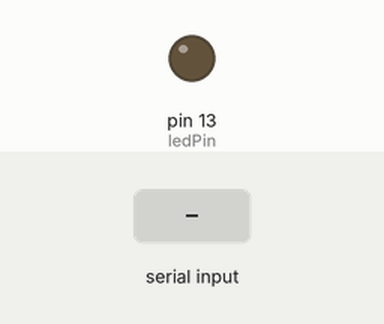
Simulated run of this sketch. Board: Arduino Uno, built with avr-gcc and run on an emulated ATmega328P. Shown: output pins drawn as LEDs (lit = HIGH). The test bench sets the inputs (shaded band).

Above: at 1.2 s.
1.3 s: "1" received over Serial
At 1.6 s:
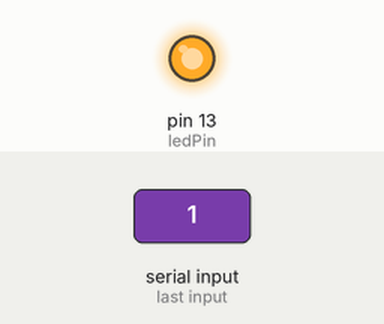
2.8 s: "0" received over Serial
At 3.9 s:
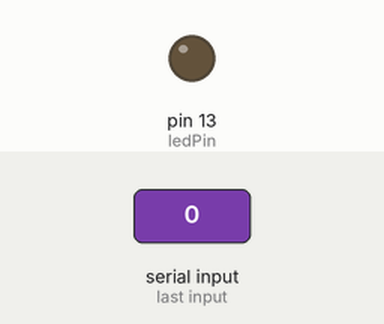
Timing chart, 0 to 5.8 s (numbered marks = the images above; inputs shaded):
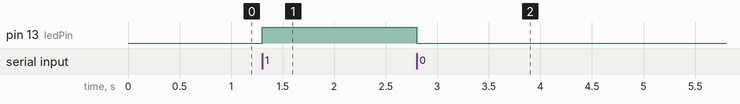

The sketch:

1.ino
```cpp
// arduino/arduino_code.ino

int ledPin = 13; // LED connected to digital pin 13

void setup() {
  pinMode(ledPin, OUTPUT); // sets the digital pin as output
  Serial.begin(9600); // opens serial port, sets data rate to 9600 bps
}

void loop() {
  if (Serial.available()) { // if data is available to read
    char command = Serial.read(); // read it and store it in 'command'
    if (command == '1') {
      digitalWrite(ledPin, HIGH); // turn the LED on
    } else if (command == '0') {
      digitalWrite(ledPin, LOW); // turn the LED off
    }
  }
}
```

Measured:
- after the input at 1.3 s, pin 13 (ledPin): LOW → HIGH at once
- after the input at 2.8 s, pin 13 (ledPin): HIGH → LOW at once
